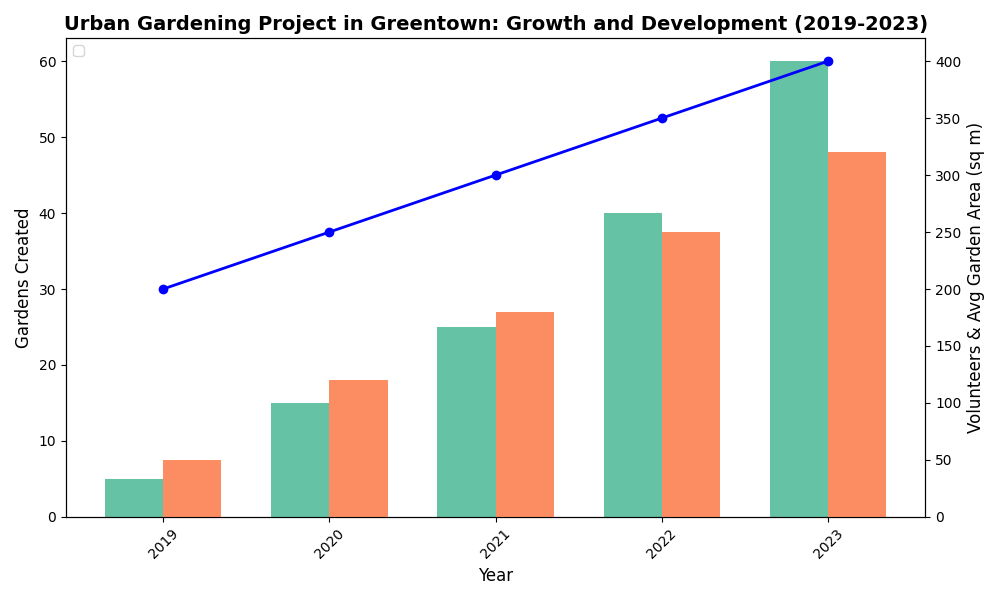

Generate this figure with Python:
import matplotlib.pyplot as plt
import numpy as np

# Backstory:
# The city council of Greentown has initiated an expansive urban gardening project over five years
# to increase the amount of green spaces and promote community engagement.

# Years of the project
years = np.array([2019, 2020, 2021, 2022, 2023])

# Number of urban gardens created each year
gardens_created = np.array([5, 15, 25, 40, 60])

# Number of community volunteers joining each year
volunteers_joined = np.array([50, 120, 180, 250, 320])

# Average area of gardens created each year (in square meters)
average_area = np.array([200, 250, 300, 350, 400])

# Plotting the bar chart for gardens created each year and volunteers joined each year
fig, ax1 = plt.subplots(figsize=(10, 6))

# Bar chart for gardens created each year
bar_width = 0.35
bar1 = ax1.bar(years - bar_width/2, gardens_created, bar_width, label='Gardens Created', color='#66c2a5')

# Bar chart for volunteers joined each year
ax2 = ax1.twinx()
bar2 = ax2.bar(years + bar_width/2, volunteers_joined, bar_width, label='Volunteers Joined', color='#fc8d62')

# Add average garden area as a line plot on secondary y-axis
line = ax2.plot(years, average_area, color='blue', marker='o', linestyle='-', label='Avg Garden Area', lw=2, markerfacecolor='blue')

# Title and labels
ax1.set_title("Urban Gardening Project in Greentown: Growth and Development (2019-2023)", fontsize=14, fontweight='bold')
ax1.set_xlabel("Year", fontsize=12)
ax1.set_ylabel("Gardens Created", fontsize=12)
ax2.set_ylabel("Volunteers & Avg Garden Area (sq m)", fontsize=12)

ax1.set_xticks(years)
ax1.set_xticklabels(years, rotation=45)

# Legends
bars = bar1 + bar2
labels = [b.get_label() for b in bars] + ['Avg Garden Area']
ax2.legend(bars, labels, loc='upper left')

# Ensure a clean layout
plt.tight_layout()

# Show the plot
plt.show()
